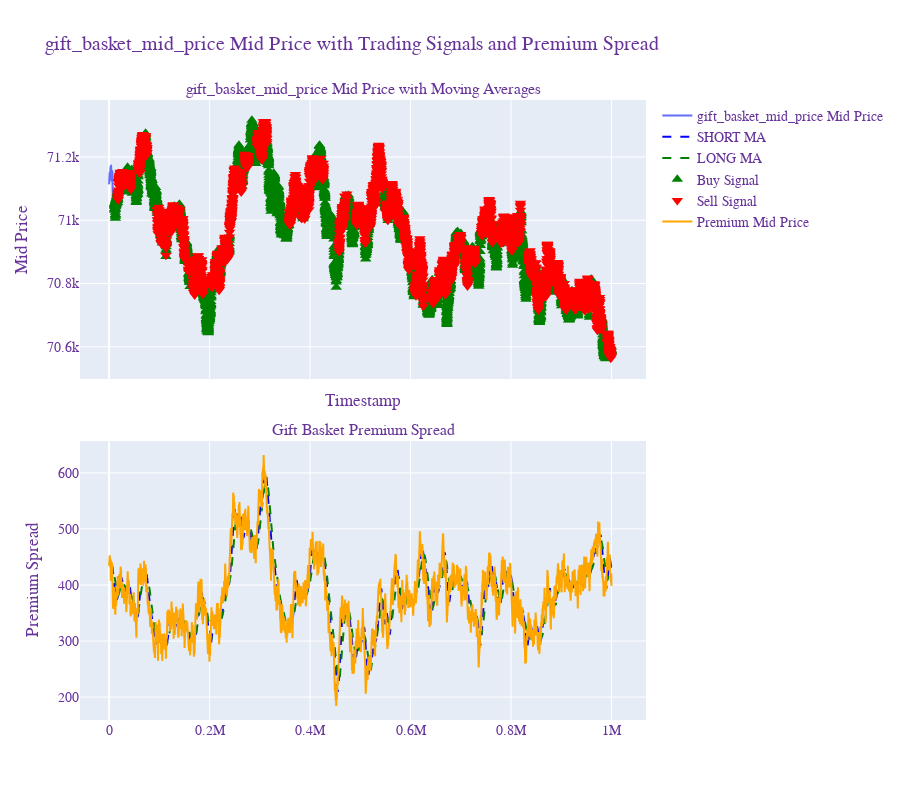

Notebook code for this chart:
### Code cell
import plotly.graph_objects as go
from plotly.subplots import make_subplots

# Create a subplot layout: 2 rows, 1 column
fig = make_subplots(
    rows=2,
    cols=1,
    shared_xaxes=True,
    vertical_spacing=0.1,  # Adjust space between plots
    subplot_titles=(
        f"{BASE_ASSET} Mid Price with Moving Averages",
        "Gift Basket Premium Spread",
    ),
)

# Add the main price chart to the first subplot
fig.add_trace(
    go.Scatter(
        x=df["timestamp"],
        y=df[BASE_ASSET],
        mode="lines",
        name=f"{BASE_ASSET} Mid Price",
    ),
    row=1,
    col=1,
)

# Adding moving averages
fig.add_trace(
    go.Scatter(
        x=df["timestamp"],
        y=df["MA_SHORT"],
        mode="lines",
        name="SHORT MA",
        line=dict(color="blue", dash="dash"),  # Blue dashed line
    ),
    row=2,
    col=1,
)

fig.add_trace(
    go.Scatter(
        x=df["timestamp"],
        y=df["MA_LONG"],
        mode="lines",
        name="LONG MA",
        line=dict(color="green", dash="dash"),  # Green dashed line
    ),
    row=2,
    col=1,
)

# Adding buy and sell signals
fig.add_trace(
    go.Scatter(
        x=df[df["Buy_signal"]]["timestamp"],
        y=df[df["Buy_signal"]][BASE_ASSET],
        mode="markers",
        marker=dict(color="green", size=10, symbol="triangle-up"),
        name="Buy Signal",
    ),
    row=1,
    col=1,
)

fig.add_trace(
    go.Scatter(
        x=df[df["Sell_signal"]]["timestamp"],
        y=df[df["Sell_signal"]][BASE_ASSET],
        mode="markers",
        marker=dict(color="red", size=10, symbol="triangle-down"),
        name="Sell Signal",
    ),
    row=1,
    col=1,
)

# Add the Gift Basket Premium Spread to the second subplot
fig.add_trace(
    go.Scatter(
        x=df["timestamp"],
        y=df["gift_basket_premium_mid_price"],
        mode="lines",
        name="Premium Mid Price",
        line=dict(color="orange"),
    ),
    row=2,
    col=1,
)


# Update layout for better visual alignment and readability
fig.update_layout(
    title=f"{BASE_ASSET} Mid Price with Trading Signals and Premium Spread",
    xaxis_title="Timestamp",
    yaxis_title="Mid Price",
    yaxis2_title="Premium Spread",
    showlegend=True,
    height=800,  # Adjust the height to accommodate both plots
    font=dict(family="Courier New, monospace", size=14, color="RebeccaPurple"),
)

fig.show()

### Figure 1 — Plotly figure (JSON) as saved in the notebook; plotly's stock layout.template omitted (floating-point values rounded to 4 significant figures; data arrays with more than 128 entries replaced by an {"elided": "..."} marker saying what was removed)
{"data": [{"mode": "lines", "name": "gift_basket_mid_price Mid Price", "type": "scatter", "x": {"elided": "10000 int values"}, "xaxis": "x", "y": {"elided": "10000 float values"}, "yaxis": "y"}, {"line": {"color": "blue", "dash": "dash"}, "mode": "lines", "name": "SHORT MA", "type": "scatter", "x": {"elided": "10000 int values"}, "xaxis": "x2", "y": {"elided": "10000 float values"}, "yaxis": "y2"}, {"line": {"color": "green", "dash": "dash"}, "mode": "lines", "name": "LONG MA", "type": "scatter", "x": {"elided": "10000 int values"}, "xaxis": "x2", "y": {"elided": "10000 float values"}, "yaxis": "y2"}, {"marker": {"color": "green", "size": 10, "symbol": "triangle-up"}, "mode": "markers", "name": "Buy Signal", "type": "scatter", "x": {"elided": "5046 int values"}, "xaxis": "x", "y": {"elided": "5046 float values"}, "yaxis": "y"}, {"marker": {"color": "red", "size": 10, "symbol": "triangle-down"}, "mode": "markers", "name": "Sell Signal", "type": "scatter", "x": {"elided": "4845 int values"}, "xaxis": "x", "y": {"elided": "4845 float values"}, "yaxis": "y"}, {"line": {"color": "orange"}, "mode": "lines", "name": "Premium Mid Price", "type": "scatter", "x": {"elided": "10000 int values"}, "xaxis": "x2", "y": {"elided": "10000 float values"}, "yaxis": "y2"}], "layout": {"annotations": [{"font": {"size": 16}, "showarrow": false, "text": "gift_basket_mid_price Mid Price with Moving Averages", "x": 0.5, "xanchor": "center", "xref": "paper", "y": 1, "yanchor": "bottom", "yref": "paper"}, {"font": {"size": 16}, "showarrow": false, "text": "Gift Basket Premium Spread", "x": 0.5, "xanchor": "center", "xref": "paper", "y": 0.45, "yanchor": "bottom", "yref": "paper"}], "font": {"color": "RebeccaPurple", "family": "Courier New, monospace", "size": 14}, "height": 800, "showlegend": true, "title": {"text": "gift_basket_mid_price Mid Price with Trading Signals and Premium Spread"}, "xaxis": {"anchor": "y", "domain": [0, 1], "matches": "x2", "showticklabels": false, "title": {"text": "Timestamp"}}, "xaxis2": {"anchor": "y2", "domain": [0, 1]}, "yaxis": {"anchor": "x", "domain": [0.55, 1], "title": {"text": "Mid Price"}}, "yaxis2": {"anchor": "x2", "domain": [0, 0.45], "title": {"text": "Premium Spread"}}}}
